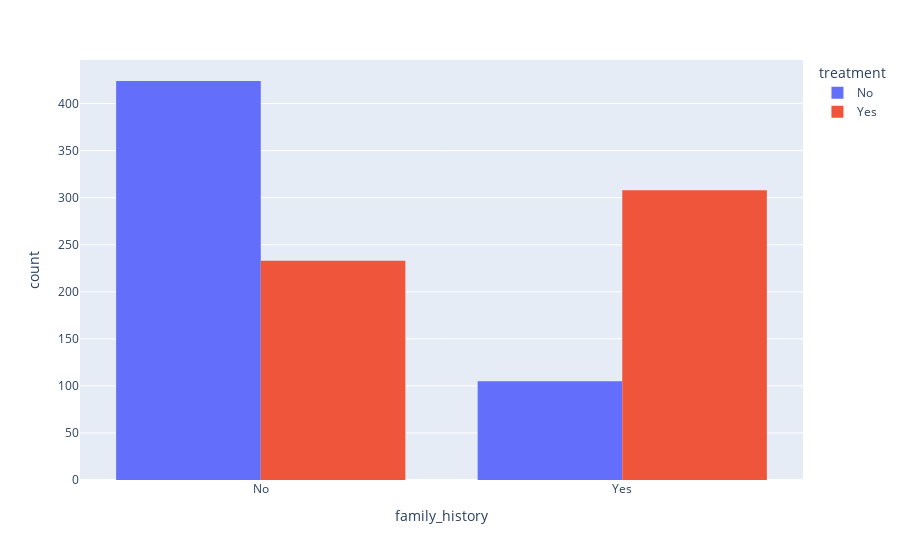

The notebook cell this image was saved under:
### Code cell
px.histogram(health, x = 'family_history',color='treatment',barmode='group')

### Figure 1 — Plotly figure (JSON) as saved in the notebook; plotly's stock layout.template omitted (floating-point values rounded to 4 significant figures; data arrays with more than 128 entries replaced by an {"elided": "..."} marker saying what was removed)
{"data": [{"alignmentgroup": "True", "bingroup": "x", "hovertemplate": "treatment=No<br>family_history=%{x}<br>count=%{y}<extra></extra>", "legendgroup": "No", "marker": {"color": "#636efa"}, "name": "No", "offsetgroup": "No", "orientation": "v", "showlegend": true, "type": "histogram", "x": {"elided": "529 str values"}, "xaxis": "x", "yaxis": "y"}, {"alignmentgroup": "True", "bingroup": "x", "hovertemplate": "treatment=Yes<br>family_history=%{x}<br>count=%{y}<extra></extra>", "legendgroup": "Yes", "marker": {"color": "#EF553B"}, "name": "Yes", "offsetgroup": "Yes", "orientation": "v", "showlegend": true, "type": "histogram", "x": {"elided": "541 str values"}, "xaxis": "x", "yaxis": "y"}], "layout": {"barmode": "group", "legend": {"title": {"text": "treatment"}, "tracegroupgap": 0}, "margin": {"t": 60}, "xaxis": {"anchor": "y", "domain": [0, 1], "title": {"text": "family_history"}}, "yaxis": {"anchor": "x", "domain": [0, 1], "title": {"text": "count"}}}}
